Frame 1 (no input): blank canvas, image omitted
Frame 60 (the mouse pressed at the canvas centre just before this capture): blank canvas, image omitted
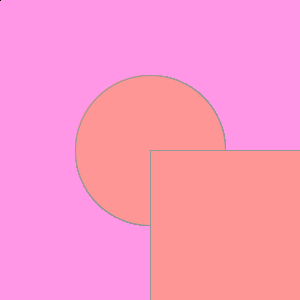
Frame 120 (the mouse held since frame 60 and released just before this capture)

The Processing sketch whose frames 1 and 60 were blank and that drew this single picture after the mouse press (run headless with seeded random() and noise(); from frame 60 on, the mouse is pressed at the canvas centre):

// Processing sketch: processing_35422
// ── processing_35422.pde

void setup(){
  size(300,300);
  background(255,150,230);
}

int x=20;

void draw(){
  fill(255,mouseX,mouseY);
  stroke(mouseY);
  ellipse(mouseX,mouseY,mouseX,mouseY);
  rect(mouseY,mouseX,mouseY,mouseX);
}

void mouseDragged(){
  x=mouseX;
}
